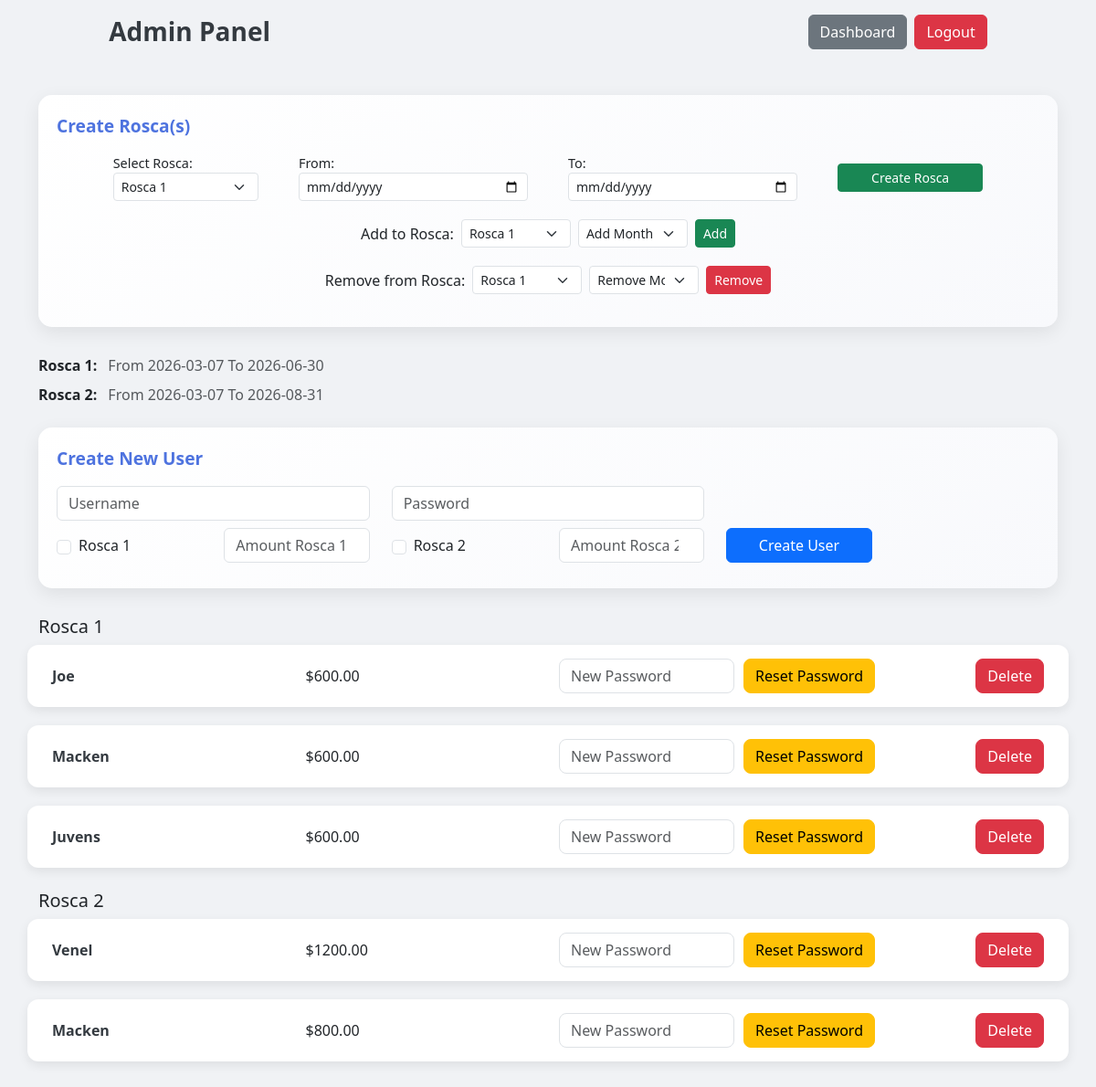
The page /admin (signed in) on the database its author committed.
### app.py (models this page shows)
class RoscaTemplate(db.Model):
    id = db.Column(db.Integer, primary_key=True)
    rosca_number = db.Column(db.Integer, nullable=False)  # 1 or 2
    start_date = db.Column(db.String(10), nullable=False)  # YYYY-MM-DD
    end_date = db.Column(db.String(10), nullable=False)    # YYYY-MM-DD
    created_at = db.Column(db.DateTime, default=datetime.utcnow)

class User(db.Model):
    id = db.Column(db.Integer, primary_key=True)
    username = db.Column(db.String(100), unique=True)
    password = db.Column(db.String(100))
    is_admin = db.Column(db.Boolean, default=False)
    rosca1 = db.Column(db.Boolean, default=False)
    rosca2 = db.Column(db.Boolean, default=False)
    contribution_amount_rosca1 = db.Column(db.Float, default=0)
    contribution_amount_rosca2 = db.Column(db.Float, default=0)
    payments = db.relationship('Payment', backref='user', cascade="all, delete-orphan")
    paydays = db.relationship('Payday', backref='user', cascade="all, delete-orphan")

### app.py (the view)
@app.route('/admin')
def admin():
    if not session.get('is_admin'):
        return redirect(url_for('dashboard'))
    users = User.query.filter_by(is_admin=False).all()
    now = datetime.now()
    rosca_templates = RoscaTemplate.query.order_by(RoscaTemplate.created_at.desc()).all()
    return render_template(
        'admin.html',
        users=users,
        now=now,
        rosca_templates=rosca_templates
    )

### templates/admin.html (shortened to what this page needs)
<!doctype html>
<html lang="en">
  <head>
    <link
      href="https://cdn.jsdelivr.net/npm/bootstrap@5.3.0/dist/css/bootstrap.min.css"
      rel="stylesheet"
    />
  </head>
  <body>
    <div class="container mt-4">
      <div
        class="d-flex justify-content-between align-items-center mb-4 fixed-top-bar"
      >
        <h3>Admin Panel</h3>
        <div class="d-flex gap-2">
          <a href="/dashboard" class="btn btn-secondary">Dashboard</a>
          <a href="/logout" class="btn btn-danger">Logout</a>
        </div>
      </div>
      <div class="create-user-card">
        <div class="card-header">Create Rosca(s)</div>
        <form action="{{ url_for('create_rosca_template') }}" method="POST">
          <div class="row mb-2 align-items-center">
            <div class="col-md-2 d-flex align-items-center">
              <label class="form-label selectRosca mb-0 me-2"
                >Select Rosca:</label
              >
              <select name="rosca_number" class="form-select form-select-sm">
                <option value="1">Rosca 1</option>
              </select>
            </div>
            <div class="col-md-3">
              <label class="form-label mb-0">From:</label>
              <input
                type="date"
                name="start_date"
                class="form-control form-control-sm"
                required
              />
            </div>
            <div class="col-md-3">
              <label class="form-label mb-0">To:</label>
              <input
                type="date"
                name="end_date"
                class="form-control form-control-sm"
                required
              />
            </div>
            <div class="col-md-2 d-flex align-items-end">
              <button type="submit" class="btn btn-success btn-sm w-100">
                Create Rosca
              </button>
            </div>
          </div>
        </form>
        <form
          action="{{ url_for('admin_add_month') }}"
          method="POST"
          class="mb-3"
        >
          <div class="d-flex align-items-center gap-2">
            <label for="rosca" class="mb-0">Add to Rosca:</label>
            <select
              name="rosca"
              id="rosca"
              class="form-select form-select-sm"
              style="width: 120px"
            >
              <option value="1">Rosca 1</option>
            </select>
            <select
              name="add_type"
              class="form-select form-select-sm"
              style="width: 120px"
            >
              <option value="month">Add Month</option>
            </select>
            <button type="submit" class="btn btn-success btn-sm">Add</button>
          </div>
        </form>
        <form
          action="{{ url_for('admin_remove_month') }}"
          method="POST"
          class="mb-3"
        >
          <div class="d-flex align-items-center gap-2">
            <label class="mb-0">Remove from Rosca:</label>
            <select
              name="rosca"
              class="form-select form-select-sm"
              style="width: 120px"
            >
              <option value="1">Rosca 1</option>
            </select>
            <select
              name="remove_type"
              class="form-select form-select-sm"
              style="width: 120px"
            >
              <option value="month">Remove Month</option>
            </select>
            <button type="submit" class="btn btn-danger btn-sm">Remove</button>
          </div>
        </form>
      </div>
      <div class="mb-4">
        {% for rosca_number in [1, 2] %}
        <div class="mb-2">
          <strong>Rosca {{ rosca_number }}:</strong>
          {% set templates = rosca_templates |
          selectattr("rosca_number","equalto", rosca_number) | list %} {% if
          templates %} {% set latest = templates[0] %}
          <span class="ms-2 text-muted"
            >From {{ latest.start_date }} To {{ latest.end_date }}</span
          >
          {% else %}
          <span class="ms-2 text-muted">No Rosca created yet</span>
          {% endif %}
        </div>
        {% endfor %}
      </div>
      <div class="create-user-card">
        <div class="card-header">Create New User</div>
        <form action="/admin/create_user" method="POST">
          <div class="row mb-2">
            <div class="col-md-4">
              <input
                type="text"
                name="username"
                class="form-control"
                placeholder="Username"
                required
              />
            </div>
            <div class="col-md-4">
              <input
                type="password"
                name="password"
                class="form-control"
                placeholder="Password"
                required
              />
            </div>
          </div>
          <div class="row mb-2 align-items-center">
            <div class="col-md-2 d-flex align-items-center">
              <input
                type="checkbox"
                name="rosca1"
                value="1"
                class="form-check-input"
                id="rosca1"
              />
              <label class="form-check-label ms-2" for="rosca1">Rosca 1</label>
            </div>
            <div class="col-md-2">
              <input
                type="number"
                step="0.01"
                name="contribution_amount_rosca1"
                class="form-control"
                placeholder="Amount Rosca 1"
              />
            </div>
            <div class="col-md-2 d-flex align-items-center">
              <input
                type="checkbox"
                name="rosca2"
                value="1"
                class="form-check-input"
                id="rosca2"
              />
              <label class="form-check-label ms-2" for="rosca2">Rosca 2</label>
            </div>
            <div class="col-md-2">
              <input
                type="number"
                step="0.01"
                name="contribution_amount_rosca2"
                class="form-control"
                placeholder="Amount Rosca 2"
              />
            </div>
            <div class="col-md-2">
              <button type="submit" class="btn btn-primary w-100">
                Create User
              </button>
            </div>
          </div>
        </form>
      </div>
      {% for rosca_number in [1, 2] %} {% set rosca_users = users |
      selectattr("rosca" ~ rosca_number, "equalto", True) | list %} {% if
      rosca_users %}
      <h5 class="mt-4">Rosca {{ rosca_number }}</h5>
      {% for user in rosca_users %}
      <div class="user-card row align-items-center">
        <div class="col-md-3">
          <strong>
            <a
              href="{{ url_for('user_calendar', user_id=user.id, rosca_number=rosca_number) }}"
            >
              {{ user.username }}
            </a>
          </strong>
        </div>
        <div class="col-md-3">
          {% if rosca_number == 1 %}
          <div>${{ '%.2f' % user.contribution_amount_rosca1 }}</div>
          {% elif rosca_number == 2 %}
          <div>${{ '%.2f' % user.contribution_amount_rosca2 }}</div>
          {% endif %}
        </div>
        <div class="col-md-4">
          <form
            action="/admin/reset_password/{{ user.id }}"
            method="POST"
            class="reset-password-form"
          >
            <input
              type="password"
              name="new_password"
              placeholder="New Password"
              class="form-control"
              required
            />
            <button type="submit" class="btn btn-warning">
              Reset Password
            </button>
          </form>
        </div>
        <div class="col-md-2 text-end">
          <form
            action="/admin/delete_user/{{ user.id }}"
            method="POST"
            class="delete-form"
          >
            <button type="submit" class="btn btn-danger">Delete</button>
          </form>
        </div>
      </div>
      {% endfor %} {% endif %} {% endfor %}
    </div>
  </body>
</html>

### templates/admin.html (style rules this page uses)
body { background-color: #f0f2f5; padding-bottom: 50px; padding-top: 80px; font-family: "Segoe UI", sans-serif; }
.d-flex.justify-content-between.align-items-center.mb-4 { position: fixed; top: 0; left: 0; right: 0; width: 100%; z-index: 1030; background-color: #f0f2f5; padding: 1rem 0; }
.d-flex.justify-content-between.align-items-center.mb-4 > .container, .d-flex.justify-content-between.align-items-center.mb-4 > * { max-width: 1140px; margin: 0 auto; display: flex; }
h3 { margin-bottom: 30px; font-weight: bold; color: #343a40; }
.create-user-card { padding: 20px; border-radius: 15px; margin-bottom: 30px; background: linear-gradient(145deg, #ffffff, #f8f9fc); box-shadow: 0 6px 20px rgba(0, 0, 0, 0.08); border: none; }
.create-user-card .card-header { font-weight: 600; font-size: 1.2rem; margin-bottom: 15px; color: #4e73df; }
.user-card { border-radius: 12px; padding: 15px; margin-bottom: 20px; box-shadow: 0 4px 12px rgba(0, 0, 0, 0.08); background: #ffffff; transition: transform 0.2s, box-shadow 0.2s; }
.col-md-3 strong a { color: #343a40; text-decoration: none; transition: color 0.2s; }
.reset-password-form { display: flex; align-items: center; }
.reset-password-form input { flex: 1; max-width: 200px; margin-right: 10px; border-radius: 8px; }
.reset-password-form button { border-radius: 8px; padding: 6px 12px; }
.delete-form button { border-radius: 8px; padding: 6px 12px; }
.d-flex.align-items-center.gap-2 { justify-content: center; gap: 40px; flex-wrap: wrap; margin-top: 20px; }
.btn-secondary { margin-left: 350px; }
.create-user-card form[action*="create_rosca_template"] .row.mb-2.align-items-center { display: flex; justify-content: center; gap: 20px; align-items: flex-end; flex-wrap: wrap; }
.create-user-card form[action*="create_rosca_template"] .col-md-2, .create-user-card form[action*="create_rosca_template"] .col-md-3 { display: flex; flex-direction: column; }
.create-user-card form[action*="create_rosca_template"] label.form-label { margin-bottom: 4px; font-weight: 500; font-size: 0.9rem; }
.create-user-card form[action*="create_rosca_template"] input, .create-user-card form[action*="create_rosca_template"] select, .create-user-card form[action*="create_rosca_template"] button { min-width: 120px; }
.create-user-card form[action*="create_rosca_template"] .col-md-2.d-flex.align-items-center { display: flex !important; flex-direction: column !important; align-items: flex-start !important; }

### rows shown on the page
RoscaTemplate: start_date "2026-03-07", end_date "2026-06-30"
RoscaTemplate: start_date "2026-03-07", end_date "2026-08-31"
User: username "Joe", contribution_amount_rosca1 "600.00"
User: username "Macken", contribution_amount_rosca1 "600.00", contribution_amount_rosca2 "800.00"
User: username "Juvens", contribution_amount_rosca1 "600.00"
User: username "Venel", contribution_amount_rosca2 "1200.00"

### other values the page prints
{{ rosca_number }} "1" "2"
